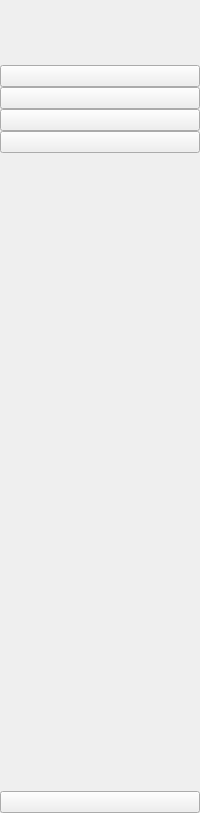
     <widget class="QWidget" name="iconOnlyWidget" native="true">
      <layout class="QVBoxLayout" name="verticalLayout_2">
       <property name="spacing">
        <number>0</number>
       </property>
       <property name="leftMargin">
        <number>0</number>
       </property>
       <property name="topMargin">
        <number>0</number>
       </property>
       <property name="rightMargin">
        <number>0</number>
       </property>
       <property name="bottomMargin">
        <number>0</number>
       </property>
       <item>
        <layout class="QHBoxLayout" name="horizontalLayout_2">
         <property name="spacing">
          <number>0</number>
         </property>
         <property name="topMargin">
          <number>9</number>
         </property>
         <property name="bottomMargin">
          <number>6</number>
         </property>
         <item>
          <widget class="QLabel" name="logoIconOnly">
           <property name="minimumSize">
            <size>
             <width>50</width>
             <height>50</height>
            </size>
           </property>
           <property name="maximumSize">
            <size>
             <width>50</width>
             <height>50</height>
            </size>
           </property>
           <property name="text">
            <string/>
           </property>
           <property name="pixmap">
            <pixmap resource="resource.qrc">:/icons/icons/71jgOh9AaBL.png</pixmap>
           </property>
           <property name="scaledContents">
            <bool>true</bool>
           </property>
          </widget>
         </item>
        </layout>
       </item>
       <item>
        <layout class="QVBoxLayout" name="verticalLayout">
         <property name="spacing">
          <number>0</number>
         </property>
         <item>
          <widget class="QPushButton" name="loginIconOnly">
           <property name="cursor">
            <cursorShape>PointingHandCursor</cursorShape>
           </property>
           <property name="text">
            <string/>
           </property>
           <property name="icon">
            <iconset resource="resource.qrc">
             <normaloff>:/icons/icons/log-in.svg</normaloff>
             <normalon>:/icons/icons/log-in_white.png</normalon>:/icons/icons/log-in.svg</iconset>
           </property>
           <property name="iconSize">
            <size>
             <width>20</width>
             <height>20</height>
            </size>
           </property>
           <property name="checkable">
            <bool>true</bool>
           </property>
           <property name="autoExclusive">
            <bool>true</bool>
           </property>
          </widget>
         </item>
         <item>
          <widget class="QPushButton" name="signupIconOnly">
           <property name="cursor">
            <cursorShape>PointingHandCursor</cursorShape>
           </property>
           <property name="text">
            <string/>
           </property>
           <property name="icon">
            <iconset resource="resource.qrc">
             <normaloff>:/icons/icons/user-plus.svg</normaloff>
             <normalon>:/icons/icons/user-plus_white.png</normalon>:/icons/icons/user-plus.svg</iconset>
           </property>
           <property name="iconSize">
            <size>
             <width>20</width>
             <height>20</height>
            </size>
           </property>
           <property name="checkable">
            <bool>true</bool>
           </property>
           <property name="autoExclusive">
            <bool>true</bool>
           </property>
          </widget>
         </item>
         <item>
          <widget class="QPushButton" name="playIconOnly">
           <property name="cursor">
            <cursorShape>PointingHandCursor</cursorShape>
           </property>
           <property name="text">
            <string/>
           </property>
           <property name="icon">
            <iconset resource="resource.qrc">
             <normaloff>:/icons/icons/play.svg</normaloff>
             <normalon>:/icons/icons/play_white.png</normalon>:/icons/icons/play.svg</iconset>
           </property>
           <property name="iconSize">
            <size>
             <width>20</width>
             <height>20</height>
            </size>
           </property>
           <property name="checkable">
            <bool>true</bool>
           </property>
           <property name="autoExclusive">
            <bool>true</bool>
           </property>
          </widget>
         </item>
         <item>
          <widget class="QPushButton" name="profileIconOnly">
           <property name="cursor">
            <cursorShape>PointingHandCursor</cursorShape>
           </property>
           <property name="text">
            <string/>
           </property>
           <property name="icon">
            <iconset resource="resource.qrc">
             <normaloff>:/icons/icons/user.svg</normaloff>
             <normalon>:/icons/icons/user_white.png</normalon>:/icons/icons/user.svg</iconset>
           </property>
           <property name="iconSize">
            <size>
             <width>20</width>
             <height>20</height>
            </size>
           </property>
           <property name="checkable">
            <bool>true</bool>
           </property>
           <property name="autoExclusive">
            <bool>true</bool>
           </property>
          </widget>
         </item>
        </layout>
       </item>
       <item>
        <spacer name="verticalSpacer">
         <property name="orientation">
          <enum>Qt::Vertical</enum>
         </property>
         <property name="sizeHint" stdset="0">
          <size>
           <width>20</width>
           <height>638</height>
          </size>
         </property>
        </spacer>
       </item>
       <item>
        <widget class="QPushButton" name="exitIconOnly">
         <property name="cursor">
          <cursorShape>PointingHandCursor</cursorShape>
         </property>
         <property name="text">
          <string/>
         </property>
         <property name="icon">
          <iconset resource="resource.qrc">
           <normaloff>:/icons/icons/x-circle.svg</normaloff>:/icons/icons/x-circle.svg</iconset>
         </property>
         <property name="iconSize">
          <size>
           <width>20</width>
           <height>20</height>
          </size>
         </property>
        </widget>
       </item>
      </layout>
     </widget>
